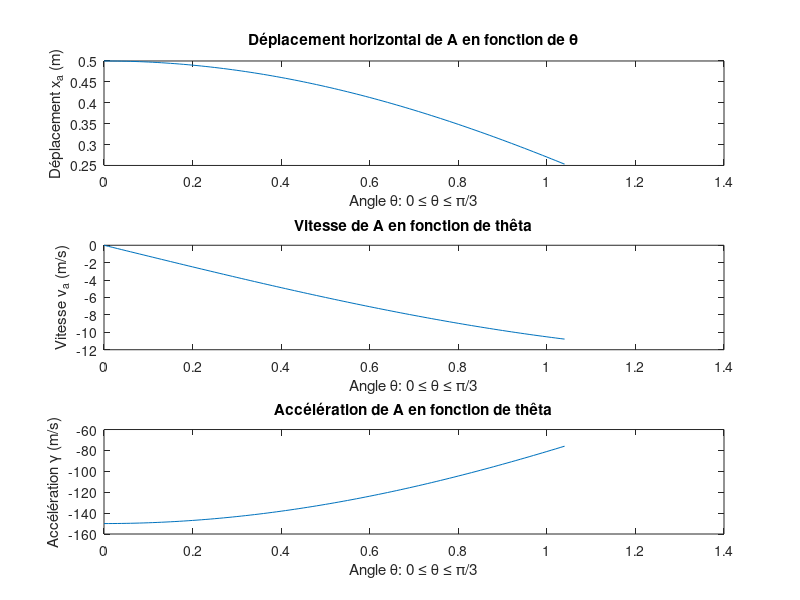
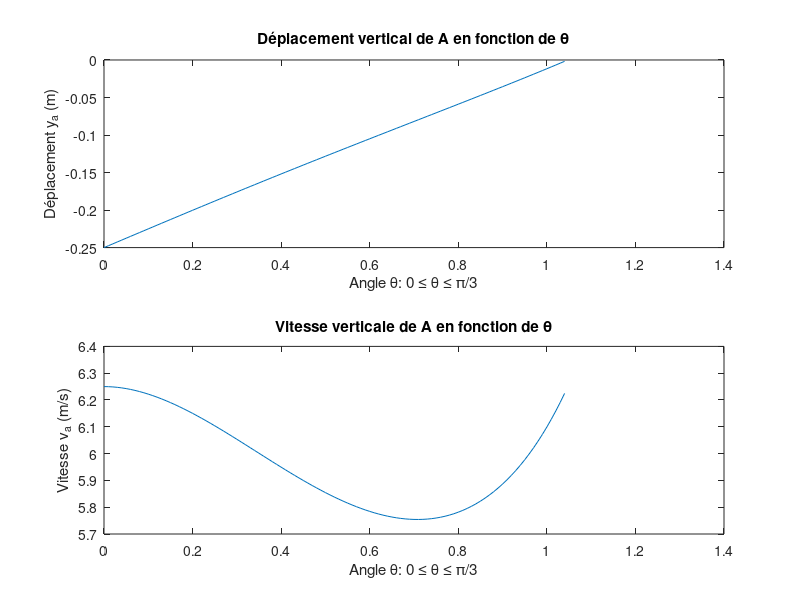
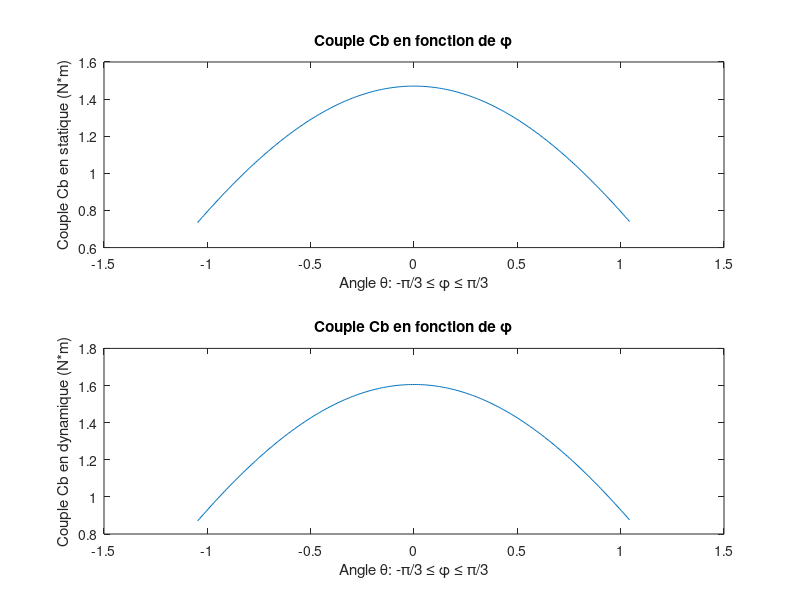

Write the MATLAB code that produced these figures, in order.
%% Clean up
clc % vide ligne de commande
clear all % vide workspace
close all % vide fenetres et graphiques

%% Partie 1 - Cinématique - Préparation
omega_ob = 25;       % rad/s
l = 0.25;            % m

dteta = 0.01;
teta = [0:dteta:(pi/3)]';

%% Partie 1 - Cinématique - Mouvement horizontal 

% Vecteur position x_a
phi = -teta;
phiPrime = -omega_ob.*cos(teta)./cos(phi);
phiPrimePrime = ((omega_ob.^2).*sin(teta)+(phiPrime).^2.*sin(phi))./cos(phi);

x_ha = l*(cos(teta) + cos (phi));

figure
subplot(3, 1, 1)
plot(teta, x_ha)
ylabel('Déplacement x_a (m)')
xlabel('Angle \theta: 0 \leq \theta \leq \pi/3')
title('Déplacement horizontal de A en fonction de \theta')


% Vitesse v_a
v_ha = l*(-omega_ob.*sin(teta)-sin(phi).*phiPrime);

subplot(3, 1, 2)
plot(teta, v_ha)
xlabel('Angle \theta: 0 \leq \theta \leq \pi/3')
ylabel('Vitesse v_a (m/s)')
title('Vitesse de A en fonction de thêta')

% Accélération acc_a
acc_ha = l*((-omega_ob.^2).*cos(teta)-phiPrime.*cos(phi)+phiPrimePrime.*sin(phi));

subplot(3, 1, 3)
plot(teta, acc_ha)
xlabel('Angle \theta: 0 \leq \theta \leq \pi/3')
ylabel('Accélération \gamma (m/s)')
title('Accélération de A en fonction de thêta')

%% Partie 1 - Cinématique - Mouvement vertical

% Vecteur position y_va
y_va = l*(sin(teta) - sqrt(2.*cos(teta)-(cos(teta)).^2));
%y_va = l.*( sin(teta) + ( (cos(teta).^2) - (2.*cos(teta)) ).^(1/2) );  

figure
subplot(2, 1, 1)
plot(teta, y_va)
xlabel('Angle \theta: 0 \leq \theta \leq \pi/3')
ylabel('Déplacement y_a (m)')
title('Déplacement vertical de A en fonction de \theta')

% Vitesse v_va
%v_va1 = l*omega_ob.*( cos(teta) + ( (sin(2.*teta)-(2.*sin(teta)) / 2*(2 - (cos(teta)).^2 + 2*cos(teta)).^(1/2)) ));
num1 = sin(2.*teta) - 2.*sin(teta);
denum1 = 2 .* (( 2.*cos(teta) - cos(teta).^2 ).^(1/2));
fraction1 = (num1) ./ (denum1);

v_va1 = l*omega_ob.*( cos(teta) - fraction1 );

subplot(2, 1, 2)
plot(teta, v_va1)
xlabel('Angle \theta: 0 \leq \theta \leq \pi/3')
ylabel('Vitesse v_a (m/s)')
title('Vitesse verticale de A en fonction de \theta')

%% Partie 2 - Préparation

dphi = 0.01;
phi = [-(pi/3):dphi:(pi/3)]';
l0 = 0.5;
l = 0.25;
m_a = 0.1;
m_ba = 1;
alpha_ba = 5;
g = 9.8;

%% Partie 2 - Statique et dynamique

% Statique

C_Bs = l*g.*cos(phi).*(m_a+(m_ba/2));
figure
subplot(2, 1, 1)
plot(phi, C_Bs)
%axis([(-pi/3) (pi/3) -1 -0.4])
xlabel('Angle \theta: -\pi/3 \leq \phi \leq \pi/3')
ylabel('Couple Cb en statique (N*m)')
title('Couple Cb en fonction de \phi')

% Dynamique

I = m_a*l.^2 + (m_ba*l.^2)/3;
C_Bd = I*alpha_ba + g*l.*cos(phi).*((m_ba/2) + m_a);

subplot(2, 1, 2)
plot(phi, C_Bd)
%axis([(-pi/3) (pi/3) -700 -100])
xlabel('Angle \theta: -\pi/3 \leq \phi \leq \pi/3')
ylabel('Couple Cb en dynamique (N*m)')
title('Couple Cb en fonction de \phi')

